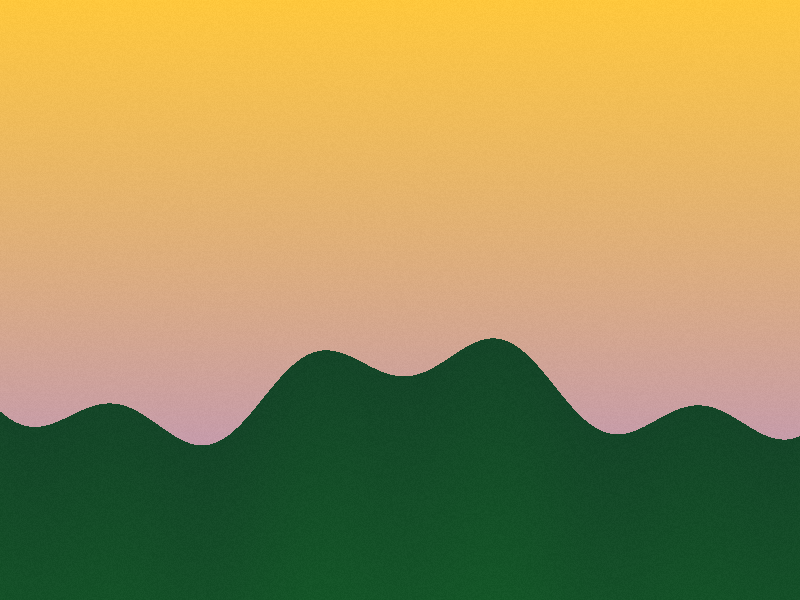
#> input picture exercise1/cover.png, 800 x 600 px; the run also reads 1 picture not shown here
$ python exercise1_diff.py
#> lines starting #> are read from the running program, lines starting #| are printed output that depends on the picture
"""Show that cover.png and stego.png differ, even though they look the same."""
from PIL import Image, ImageChops

a = Image.open("cover.png").convert("RGB")
#> a is the input picture: PIL image 800x600 RGB; mean R, G, B 159.1, 145, 86.4
b = Image.open("stego.png").convert("RGB")

diff = ImageChops.difference(a, b)
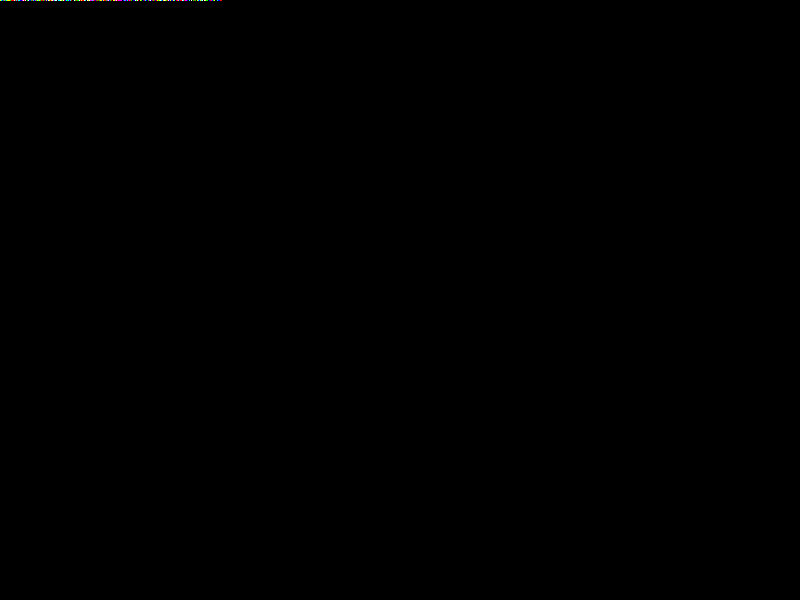
#> diff: PIL image 800x600 RGB; mean R, G, B 0.000242, 0.000229, 0.000217; drawn with 1 as white
changed = sum(1 for p in diff.getdata() if p != (0, 0, 0))
#> changed = 202
max_delta = max(max(p) for p in diff.getdata())
#> max_delta = 1
print(f"pixels changed: {changed} of {a.width * a.height}")
#| pixels changed: 202 of 480000
print(f"max change per channel: {max_delta} (out of 255)")
#| max change per channel: 1 (out of 255)

# Amplify the difference so it becomes visible
diff.point(lambda v: 255 if v else 0).save("diff_amplified.png")
# LSB plane of the stego image: first rows look like noise-coded data
b.point(lambda v: 255 if v & 1 else 0).save("stego_lsb_plane.png")
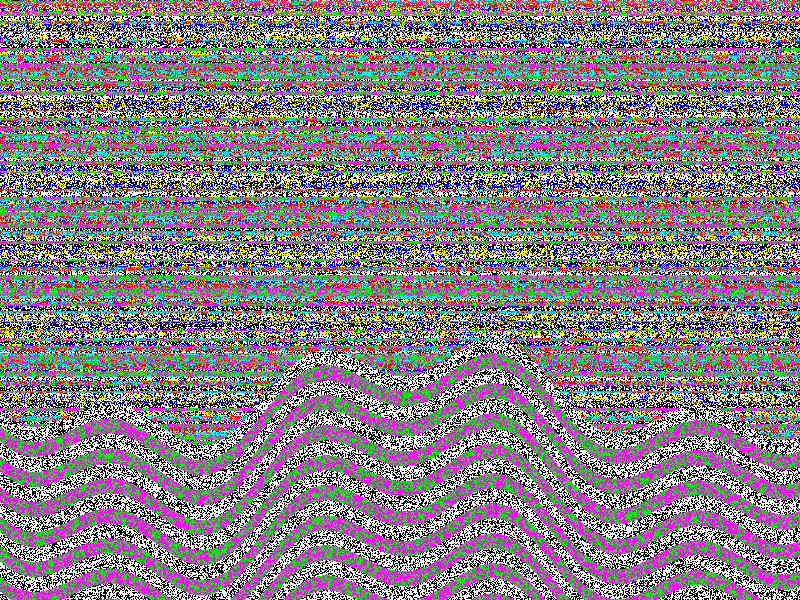
#> saved as stego_lsb_plane.png: PIL image 800x600 RGB; mean R, G, B 135.2, 127.6, 133.8
print("wrote diff_amplified.png and stego_lsb_plane.png")
